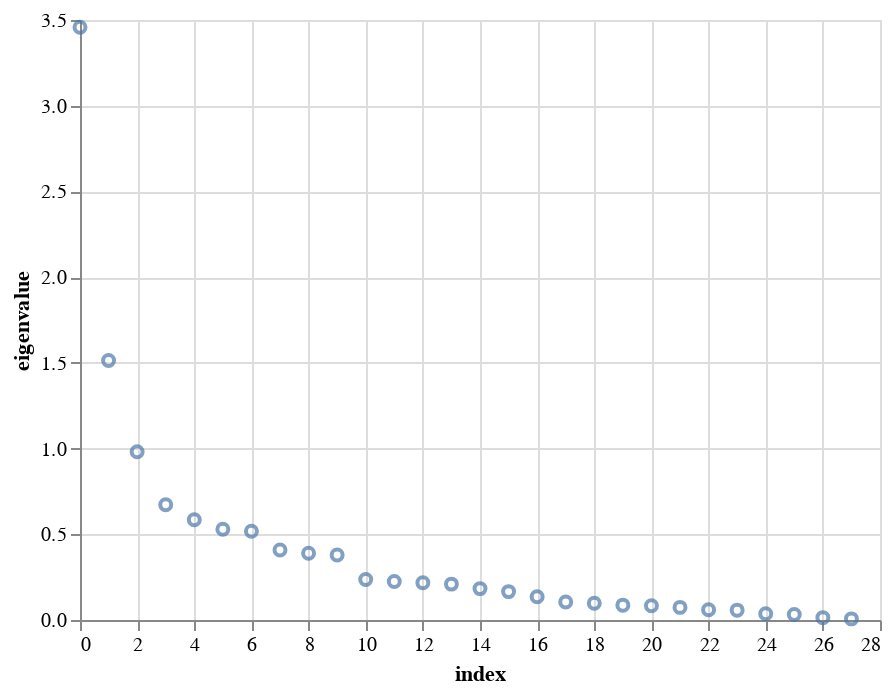

Write notebook code for a chart like this one.
### Code cell
scree_plot = (
    pd.DataFrame({"eigenvalue": d, "index": np.arange(d.shape[0])})
    .pipe(alt.Chart)
    .encode(x="index", y="eigenvalue")
    .mark_point()
)

lineapy.save(scree_plot, "scree_plot")
scree_plot

### Figure 1 — Vega-Lite specification as saved in the notebook (floating-point values rounded to 4 significant figures)
{"config": {"view": {"continuousWidth": 400, "continuousHeight": 300}}, "data": {"name": "data-6191f5e7705155a96ceb5b296bb9ef2d"}, "mark": "point", "encoding": {"x": {"field": "index", "type": "quantitative"}, "y": {"field": "eigenvalue", "type": "quantitative"}}, "$schema": "https://vega.github.io/schema/vega-lite/v4.17.0.json", "datasets": {"data-6191f5e7705155a96ceb5b296bb9ef2d": [{"eigenvalue": 3.458, "index": 0}, {"eigenvalue": 1.514, "index": 1}, {"eigenvalue": 0.981, "index": 2}, {"eigenvalue": 0.6724, "index": 3}, {"eigenvalue": 0.5846, "index": 4}, {"eigenvalue": 0.5294, "index": 5}, {"eigenvalue": 0.5173, "index": 6}, {"eigenvalue": 0.4082, "index": 7}, {"eigenvalue": 0.3898, "index": 8}, {"eigenvalue": 0.3789, "index": 9}, {"eigenvalue": 0.2363, "index": 10}, {"eigenvalue": 0.2244, "index": 11}, {"eigenvalue": 0.2168, "index": 12}, {"eigenvalue": 0.2094, "index": 13}, {"eigenvalue": 0.1831, "index": 14}, {"eigenvalue": 0.1656, "index": 15}, {"eigenvalue": 0.1361, "index": 16}, {"eigenvalue": 0.1048, "index": 17}, {"eigenvalue": 0.09786, "index": 18}, {"eigenvalue": 0.08656, "index": 19}, {"eigenvalue": 0.08281, "index": 20}, {"eigenvalue": 0.07354, "index": 21}, {"eigenvalue": 0.05998, "index": 22}, {"eigenvalue": 0.05744, "index": 23}, {"eigenvalue": 0.0369, "index": 24}, {"eigenvalue": 0.03244, "index": 25}, {"eigenvalue": 0.01368, "index": 26}, {"eigenvalue": 0.006515, "index": 27}]}}
